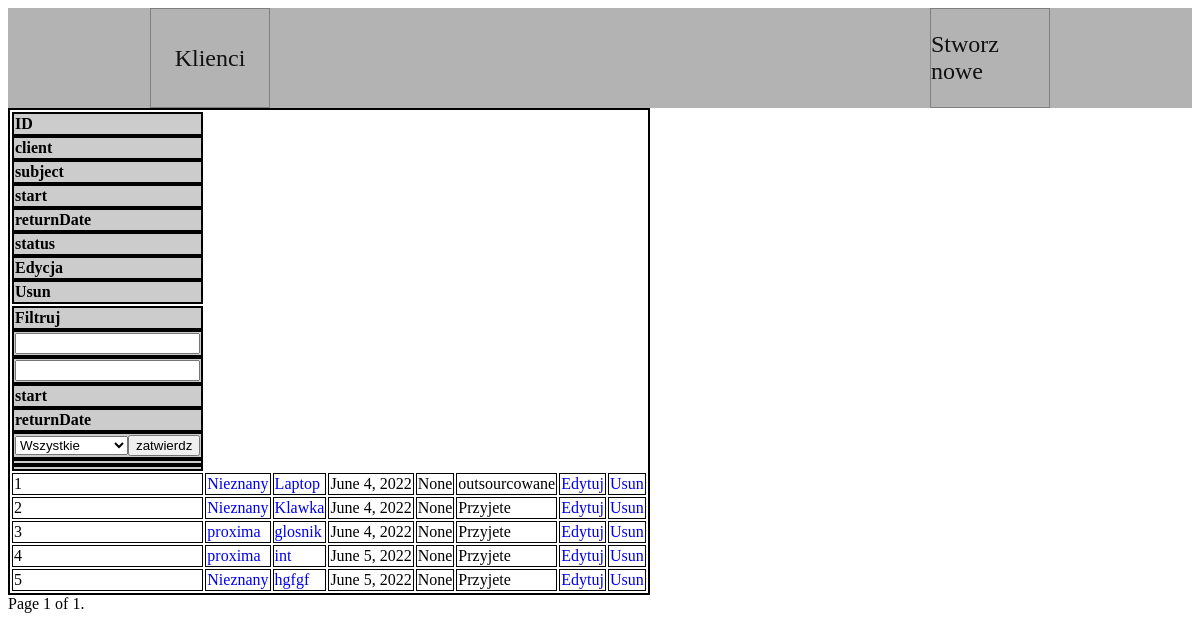
The page /proxifir/ on the database its author committed.
### proxifir/models.py (models this page shows, shortened)
class Order(models.Model):
    def __str__(self):
        return self.subject
    client = models.ForeignKey('Client',on_delete = models.CASCADE)
    price = models.DecimalField(max_digits=13,decimal_places = 2)
    startDate = models.DateField(default = timezone.now, blank = True)
    returnDate = models.DateField(blank=True, null = True)
    subject = models.CharField(max_length = 100, default = "")
    description = models.TextField(max_length = 400, blank = True)
    class Statuses(models.TextChoices):
        IN_PROGRESS = 'Przyjete'
        OUTSOURCED = 'outsourcowane'
        COMPLICATIONS = 'komplikacje'
        DONE = 'wykonane'
        RETURNED = 'oddane'
    status = models.CharField(choices = Statuses.choices,max_length = 15, default = Statuses.IN_PROGRESS)
    comment = models.TextField(max_length = 400, blank=True)

class Client(models.Model):
    name = models.CharField(max_length=50)
    firstName = models.CharField(max_length=15,blank = True)
    lastName = models.CharField(max_length=15,blank = True)
    nip = models.CharField(max_length=10,blank = True)
    balance = models.DecimalField(max_digits=15,decimal_places = 2,blank = True, null = True)
    coopDate = models.DateField(blank = True, null=True, default=timezone.now)
    phoneNumber = models.CharField(max_length=12,blank=True)

### proxifir/views.py (the view)
# urls.py: path('',views.IndexView.as_view(),name='index'),
class IndexView(ListView):
    template_name = 'proxifir/index.html'
    context_object_name = 'orderList'
    paginate_by = 30
    def get_queryset(self):
        filterclient_val = self.request.GET.get('filterclient', '')
        filtersubject_val = self.request.GET.get('filtersubject', '')
        filterstatus_val = self.request.GET.get('filterstatus', '')
        new_context = Order.objects.filter(
            client__name__contains=filterclient_val, subject__contains=filtersubject_val,
            status__contains=filterstatus_val)
        print(new_context)
        return new_context
    def get_context_data(self, **kwargs):
        context = super(IndexView, self).get_context_data(**kwargs)
        context['filterclient'] = self.request.GET.get('filterclient', '')
        context['filtersubject'] = self.request.GET.get('filtersubject', '')
        context['filterstatus'] = self.request.GET.get('filterstatus', '')
        return context

### proxifir/templates/proxifir/index.html (shortened to what this page needs)
<!DOCTYPE html>
{% load static %}
<link rel="stylesheet" type="text/css" href="{% static 'proxifir/style.css' %}">
<html>
<head>
</head>
<body>
<nav class="navbar">
    <div class="navbar__container">
        <a class="navbar__links" href="{% url 'proxifir:clients' %}">Klienci</a><br>
        <a class="navbar__links" href="{% url 'proxifir:ordercreate' %}">Stworz nowe</a>
        </div>
</nav>
<table id="orderTable" class="table">
    <tr>
        <th onclick="sortTable(0)">ID</th><th onclick="sortTable(1)">client</th>
        <th onclick="sortTable(2)">subject</th><th onclick="sortTable(3)">start</th>
        <th onclick="sortTable(4)">returnDate</th> <th onclick="sortTable(5)">status</th>
        <th>Edycja</th><th>Usun</th></tr>
    <tr><th>Filtruj</th><th>
        <form method="get" action="{% url 'proxifir:index' %}">
            <input type="text" value="{{filterclient}}" name="filterclient"/>  </form>
    </th><th>
        <form method="get" action="{% url 'proxifir:index' %}">
            <input type="text" value="{{filtersubject}}" name="filtersubject"/>  </form>
    </th><th>start</th><th>returnDate</th> <th>
        <form method="get" action="{% url 'proxifir:index' %}" name="filterstatus">
            <select name="filterstatus"  >
                <option value=""selected="selected">Wszystkie</option>
                <input type="submit" value="zatwierdz">          </select>
        </form></th><th></th><th></th></tr>
    {% if page_obj %}
    {% for order in page_obj %}
    <tbody>
    <tr>
        <td>{{order.id}}</td>
        <td><a href="{% url 'proxifir:client' order.client.id%}"> {{order.client.name}}</a></td>
        <td><a href="{% url 'proxifir:order' order.id%}"> {{order.subject}}</a></td>
        <td>{{order.startDate}}</td>
        <td>{{order.returnDate}}</td>
        <td>{{order.status}}</td>
        <td><a href="{% url 'proxifir:orderupdate' order.id%}">Edytuj</a></td>
        <td><a href="{% url 'proxifir:orderdelete' order.id%}">Usun</a></td>
    </tr>
    </tbody>
    {% endfor %}
</table>
{% else %}
<p>No orders are available.</p>
{% endif %}
<div class="pagination">
            <span class="step-links">
                <span class="current">
                    Page {{ page_obj.number }} of {{ page_obj.paginator.num_pages }}.
                </span>
            </span>
</div>
</body>
</html>

### proxifir/static/proxifir/style.css (style rules this page uses)
table,tr,th { border: 2px solid; }
td { border:1px solid; }
a { text-decoration: none; }
* { font:sans-serif; box-sizing:border-box; }
.navbar { background: #B3B3B3; height: 100px; display: flex; justify-content: center; font-size: 1.5rem; position:sticky; }
.navbar__container { display:flex; justify-content:space-between; height: 100px; width: 100%; max-width: 1000px; margin: 0 auto; padding:0 50px; }
.navbar__links { color:#111111; display:flex; align-items:center; justify-content:center; width: 120px; height: 100%; border: 1px solid gray; }
th { background: #CCCCCC; display: flex; }

### rows shown on the page
Order: id "1", client.name "Nieznany", subject "Laptop", startDate "June 4, 2022", returnDate "None", status "outsourcowane"
Order: id "2", client.name "Nieznany", subject "Klawka", startDate "June 4, 2022", returnDate "None", status "Przyjete"
Order: id "3", client.name "proxima", subject "glosnik", startDate "June 4, 2022", returnDate "None", status "Przyjete"
Order: id "4", client.name "proxima", subject "int", startDate "June 5, 2022", returnDate "None", status "Przyjete"
Order: id "5", client.name "Nieznany", subject "hgfgf", startDate "June 5, 2022", returnDate "None", status "Przyjete"

### other values the page prints
{{ page_obj.number }} "1"
{{ page_obj.paginator.num_pages }} "1"
